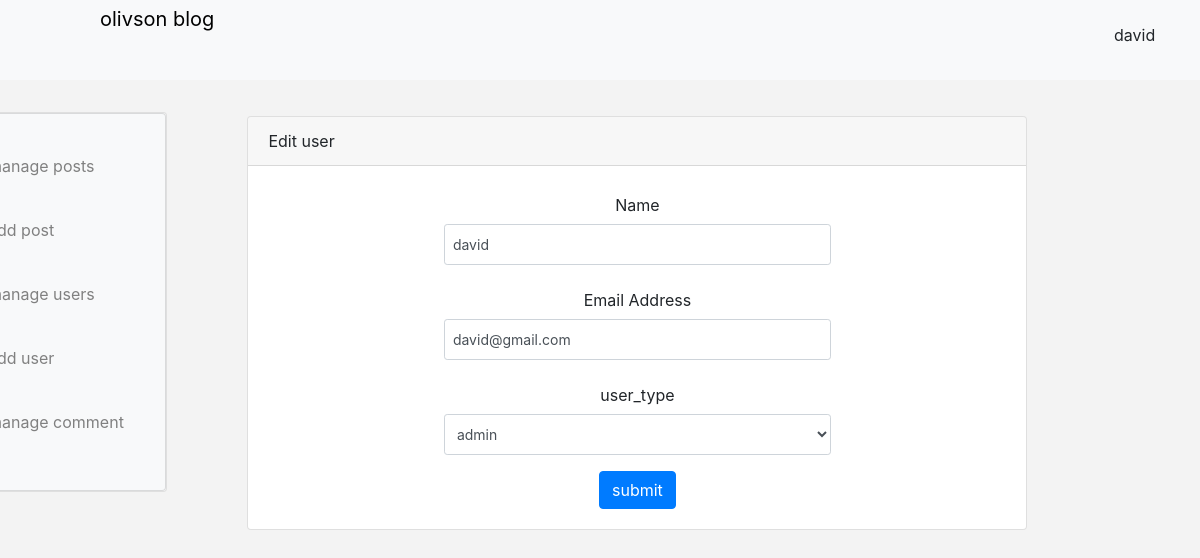
Screenshot of /admin_pages/edit_user.php?id=31 (signed in) with the database file from the repository.
### tables this page shows
CREATE TABLE `users` (
  `id` bigint(20) NOT NULL,
  `name` varchar(151) NOT NULL,
  `email` varchar(151) NOT NULL,
  `password` varchar(151) NOT NULL,
  `profile` varchar(191) NOT NULL,
  `use_type` varchar(19) NOT NULL,
  `created_at` timestamp NOT NULL DEFAULT current_timestamp() ON UPDATE current_timestamp()
);

### admin_pages/edit_user.php (the view, shortened to what this page needs)
<?php
include("header.php");
?>
<html>
    <head>
<div class="container" style="margin-top:-24.5em;margin-right:-1.4em;">
<div class="row justify-content-center">
 <div class="col-md-8">
    <div class="card mt-3" >
        <div class="card-header">Edit user</div>
        <div class="card-body justify-content-center " style="text-align:center;">
        <?php
        if(isset($_GET['id']))
        {
             $id = mysqli_real_escape_string($con ,$_GET['id']);
            $query = "SELECT * FROM users WHERE id='$id'";
            $query_run = mysqli_query($con , $query);
            if($query_run)
            {
                while($row = mysqli_fetch_array($query_run))
                {
                    ?>
<form action="../admin_functions/edit_user_code.php" method="post">
<div class="form-group mb-3">
        <label for="name" class="col-md-4 col-form-label text-md-end">Name</label>
        <center>
            <input type="text" class="form-control form-control-sm w-50"
                name="name" required autofocus value="<?= $row['name']; ?>" >
            </center>
    </div>
    <div class="form-group mb-3">
<label for="email" class="col-md-4 col-form-label text-md-end">Email Address</label>
<center>
<input type="email" class="form-control form-control-sm w-50"
name="email" required autofocus value="<?= $row['email']; ?>" >
</center>
</div>
<div class="form-group mb-3">
<label for="email" class="col-md-4 col-form-label text-md-end">user_type</label>
<center>
<select name="user_type" class="form-control form-control-sm w-50" value="<?= $row['use_type']; ?>" >
<option>admin<option>
</select>
</center>
</div>
<center>
<div class="col-md-6 ">
    <button type="submit" class="btn btn-primary" name="submit">
        submit
    </button>
            </div>
        </center>
    </form>
<?php
                }
            }
        }
?>
                </div>
            </div>
        </div>
    </div>
</div>
</head>
</html>

### css/style.css (style rules this page uses)
* { box-sizing: inherit; margin: 0; padding: 0; }
body { background-color: #f3f3f3; }

### rows the page displays
users: name "david", email "david@gmail.com", user_type "admin"

### other values shown
$_SESSION['user_name'] "david"
